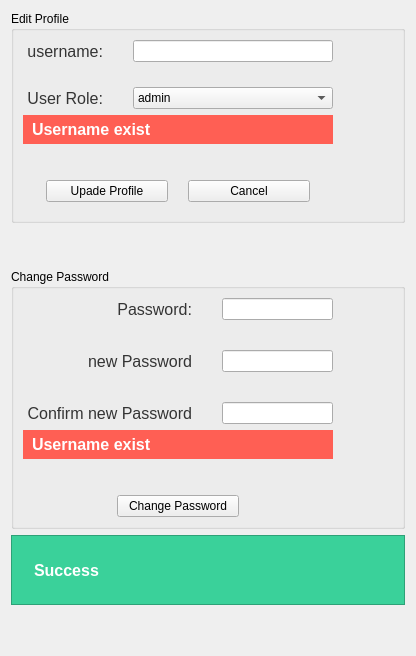
             <widget class="QWidget" name="tab_3">
              <attribute name="title">
               <string>Edit Profile</string>
              </attribute>
              <layout class="QVBoxLayout" name="verticalLayout_21">
               <item>
                <widget class="QGroupBox" name="userpage_editprofile_edit_profile_groupbox">
                 <property name="styleSheet">
                  <string notr="true">QLabel{
	font-size: 16px;
	color: rgb(52, 52, 52);
	padding-right: 20px;
	
}


QLineEdit
{
	max-width: 300px;

}</string>
                 </property>
                 <property name="title">
                  <string>Edit Profile</string>
                 </property>
                 <layout class="QHBoxLayout" name="horizontalLayout_34">
                  <item>
                   <layout class="QVBoxLayout" name="verticalLayout_26">
                    <property name="leftMargin">
                     <number>0</number>
                    </property>
                    <item>
                     <layout class="QGridLayout" name="gridLayout_18">
                      <property name="verticalSpacing">
                       <number>25</number>
                      </property>
                      <item row="1" column="1">
                       <widget class="QComboBox" name="userpage_editprofile_user_role_combobox">
                        <item>
                         <property name="text">
                          <string>admin</string>
                         </property>
                        </item>
                       </widget>
                      </item>
                      <item row="1" column="0">
                       <widget class="QLabel" name="label_78">
                        <property name="text">
                         <string>User Role:</string>
                        </property>
                        <property name="alignment">
                         <set>Qt::AlignRight|Qt::AlignTrailing|Qt::AlignVCenter</set>
                        </property>
                       </widget>
                      </item>
                      <item row="0" column="1">
                       <widget class="QLineEdit" name="userpage_editprofile_username_inpt"/>
                      </item>
                      <item row="0" column="0">
                       <widget class="QLabel" name="label_79">
                        <property name="text">
                         <string>username:</string>
                        </property>
                        <property name="alignment">
                         <set>Qt::AlignRight|Qt::AlignTrailing|Qt::AlignVCenter</set>
                        </property>
                       </widget>
                      </item>
                     </layout>
                    </item>
                    <item>
                     <widget class="QLabel" name="userpage_editprofile_edit_error_lbl">
                      <property name="styleSheet">
                       <string notr="true">font-size: 16px;
font-weight: bold;
color: #ffffff;
background-color: rgb(255, 95, 84);
padding:5px;

min-width: 300px;
max-width: 16777px;
max-height: 30px;
</string>
                      </property>
                      <property name="text">
                       <string>Username exist</string>
                      </property>
                     </widget>
                    </item>
                    <item>
                     <widget class="QFrame" name="horizontalFrame">
                      <property name="styleSheet">
                       <string notr="true">QPushButton {
max-width: 120px;
}</string>
                      </property>
                      <layout class="QHBoxLayout" name="horizontalLayout_36">
                       <property name="topMargin">
                        <number>30</number>
                       </property>
                       <item>
                        <widget class="QPushButton" name="userpage_editprofile_update_btn">
                         <property name="styleSheet">
                          <string notr="true"/>
                         </property>
                         <property name="text">
                          <string>Upade Profile</string>
                         </property>
                        </widget>
                       </item>
                       <item>
                        <widget class="QPushButton" name="userpage_editprofile_cancel_btn">
                         <property name="text">
                          <string>Cancel</string>
                         </property>
                        </widget>
                       </item>
                      </layout>
                     </widget>
                    </item>
                   </layout>
                  </item>
                  <item>
                   <spacer name="horizontalSpacer_69">
                    <property name="orientation">
                     <enum>Qt::Horizontal</enum>
                    </property>
                    <property name="sizeHint" stdset="0">
                     <size>
                      <width>40</width>
                      <height>20</height>
                     </size>
                    </property>
                   </spacer>
                  </item>
                  <item>
                   <spacer name="verticalSpacer_33">
                    <property name="orientation">
                     <enum>Qt::Vertical</enum>
                    </property>
                    <property name="sizeType">
                     <enum>QSizePolicy::Maximum</enum>
                    </property>
                    <property name="sizeHint" stdset="0">
                     <size>
                      <width>20</width>
                      <height>40</height>
                     </size>
                    </property>
                   </spacer>
                  </item>
                 </layout>
                </widget>
               </item>
               <item>
                <spacer name="verticalSpacer_35">
                 <property name="orientation">
                  <enum>Qt::Vertical</enum>
                 </property>
                 <property name="sizeType">
                  <enum>QSizePolicy::Maximum</enum>
                 </property>
                 <property name="sizeHint" stdset="0">
                  <size>
                   <width>20</width>
                   <height>40</height>
                  </size>
                 </property>
                </spacer>
               </item>
               <item>
                <widget class="QGroupBox" name="userpage_editprofile_change_pass_groupbox">
                 <property name="styleSheet">
                  <string notr="true">QLabel{
	font-size: 16px;
	color: rgb(52, 52, 52);
	padding-right: 20px;
	
}


QLineEdit
{
	max-width: 300px;

}</string>
                 </property>
                 <property name="title">
                  <string>Change Password</string>
                 </property>
                 <layout class="QHBoxLayout" name="horizontalLayout_37">
                  <item>
                   <layout class="QVBoxLayout" name="verticalLayout_27">
                    <property name="leftMargin">
                     <number>0</number>
                    </property>
                    <item>
                     <layout class="QGridLayout" name="gridLayout_22">
                      <property name="verticalSpacing">
                       <number>30</number>
                      </property>
                      <item row="0" column="1">
                       <widget class="QLineEdit" name="userpage_editprofile_old_password_inpt"/>
                      </item>
                      <item row="0" column="0">
                       <widget class="QLabel" name="label_80">
                        <property name="text">
                         <string>Password:</string>
                        </property>
                        <property name="alignment">
                         <set>Qt::AlignRight|Qt::AlignTrailing|Qt::AlignVCenter</set>
                        </property>
                       </widget>
                      </item>
                      <item row="1" column="1">
                       <widget class="QLineEdit" name="userpage_editprofile_new_password_inpt"/>
                      </item>
                      <item row="1" column="0">
                       <widget class="QLabel" name="label_81">
                        <property name="text">
                         <string>new Password</string>
                        </property>
                        <property name="alignment">
                         <set>Qt::AlignRight|Qt::AlignTrailing|Qt::AlignVCenter</set>
                        </property>
                       </widget>
                      </item>
                      <item row="2" column="0">
                       <widget class="QLabel" name="label_86">
                        <property name="text">
                         <string>Confirm new Password</string>
                        </property>
                        <property name="alignment">
                         <set>Qt::AlignRight|Qt::AlignTrailing|Qt::AlignVCenter</set>
                        </property>
                       </widget>
                      </item>
                      <item row="2" column="1">
                       <widget class="QLineEdit" name="userpage_editprofile_confirm_new_password_inpt"/>
                      </item>
                     </layout>
                    </item>
                    <item>
                     <widget class="QLabel" name="userpage_editprofile_changepass_error_lbl">
                      <property name="styleSheet">
                       <string notr="true">font-size: 16px;
font-weight: bold;
color: #ffffff;
background-color: rgb(255, 95, 84);
padding:5px;

min-width: 300px;
max-width: 16777px;
max-height: 30px;
</string>
                      </property>
                      <property name="text">
                       <string>Username exist</string>
                      </property>
                     </widget>
                    </item>
                    <item>
                     <layout class="QHBoxLayout" name="horizontalLayout_38">
                      <property name="topMargin">
                       <number>30</number>
                      </property>
                      <item>
                       <widget class="QPushButton" name="userpage_editprofile_change_password_btn">
                        <property name="styleSheet">
                         <string notr="true">max-width: 120px;</string>
                        </property>
                        <property name="text">
                         <string>Change Password</string>
                        </property>
                       </widget>
                      </item>
                     </layout>
                    </item>
                   </layout>
                  </item>
                  <item>
                   <spacer name="horizontalSpacer_73">
                    <property name="orientation">
                     <enum>Qt::Horizontal</enum>
                    </property>
                    <property name="sizeHint" stdset="0">
                     <size>
                      <width>40</width>
                      <height>20</height>
                     </size>
                    </property>
                   </spacer>
                  </item>
                  <item>
                   <spacer name="verticalSpacer_34">
                    <property name="orientation">
                     <enum>Qt::Vertical</enum>
                    </property>
                    <property name="sizeType">
                     <enum>QSizePolicy::Maximum</enum>
                    </property>
                    <property name="sizeHint" stdset="0">
                     <size>
                      <width>20</width>
                      <height>40</height>
                     </size>
                    </property>
                   </spacer>
                  </item>
                 </layout>
                </widget>
               </item>
               <item>
                <widget class="QFrame" name="userspage_editprofile_success_frame">
                 <property name="styleSheet">
                  <string notr="true">QFrame{
background-color: rgb(58, 209, 154);
}</string>
                 </property>
                 <property name="frameShape">
                  <enum>QFrame::StyledPanel</enum>
                 </property>
                 <property name="frameShadow">
                  <enum>QFrame::Raised</enum>
                 </property>
                 <layout class="QHBoxLayout" name="horizontalLayout_40">
                  <item>
                   <widget class="QLabel" name="label_89">
                    <property name="maximumSize">
                     <size>
                      <width>50</width>
                      <height>50</height>
                     </size>
                    </property>
                    <property name="text">
                     <string/>
                    </property>
                    <property name="pixmap">
                     <pixmap resource="Assets.qrc">:/assets/Assets/icons/icons8-check-150.png</pixmap>
                    </property>
                    <property name="scaledContents">
                     <bool>true</bool>
                    </property>
                   </widget>
                  </item>
                  <item>
                   <widget class="QLabel" name="userspage_editprofile_success_lbl">
                    <property name="minimumSize">
                     <size>
                      <width>0</width>
                      <height>50</height>
                     </size>
                    </property>
                    <property name="styleSheet">
                     <string notr="true">font-size: 16px;
font-weight: bold;
color: #ffffff;

</string>
                    </property>
                    <property name="text">
                     <string>Success</string>
                    </property>
                    <property name="scaledContents">
                     <bool>false</bool>
                    </property>
                   </widget>
                  </item>
                  <item>
                   <spacer name="horizontalSpacer_71">
                    <property name="orientation">
                     <enum>Qt::Horizontal</enum>
                    </property>
                    <property name="sizeHint" stdset="0">
                     <size>
                      <width>40</width>
                      <height>20</height>
                     </size>
                    </property>
                   </spacer>
                  </item>
                 </layout>
                </widget>
               </item>
               <item>
                <spacer name="verticalSpacer_36">
                 <property name="orientation">
                  <enum>Qt::Vertical</enum>
                 </property>
                 <property name="sizeHint" stdset="0">
                  <size>
                   <width>20</width>
                   <height>40</height>
                  </size>
                 </property>
                </spacer>
               </item>
              </layout>
             </widget>
